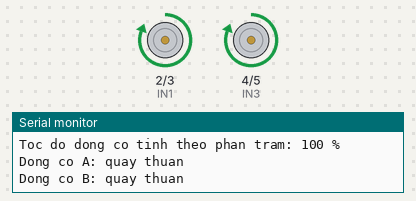
The sketch below on a simulated Arduino Uno, built with avr-gcc and run on an emulated ATmega328P. On the bench: motor-driver pin pairs drawn as motors (green arrow = first pin HIGH = forward, orange = second pin HIGH = backward, longer = more drive, scaled by the enable pin), the last lines printed to the serial monitor.

Above: at 2.5 s.
At 7.5 s:
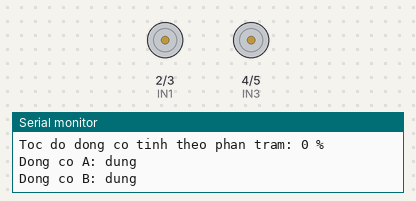
At 17.6 s:
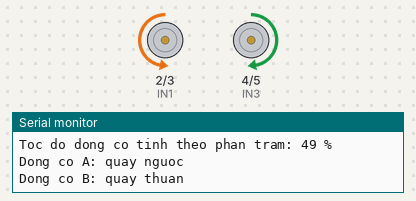
At 27.7 s:
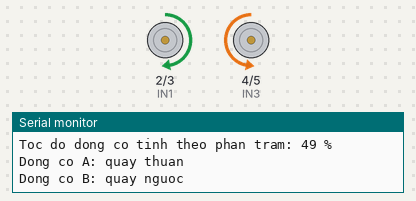
Timing chart, 0 to 39.3 s (numbered marks = the images above):
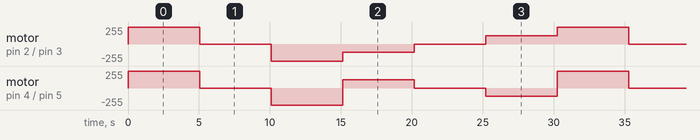

Measured:
- by itself, motor on pin 2 (IN1) / pin 3 (IN2): repeats every 30.3 s: stopped 5.0 s, backward 255/255 5.0 s, backward 127/255 5.0 s, stopped 5.0 s, forward 127/255 5.0 s, forward 255/255 5.0 s
- by itself, motor on pin 4 (IN3) / pin 5 (IN4): repeats every 30.3 s: stopped 5.0 s, backward 255/255 5.0 s, forward 127/255 5.0 s, stopped 5.0 s, backward 127/255 5.0 s, forward 255/255 5.0 s

The sketch:

ND17_Dong_co_DC_va_L298N.ino
```cpp
const byte IN1 = 2;
const byte IN2 = 3;
const byte IN3 = 4;
const byte IN4 = 5;
const byte ENA = 10;
const byte ENB = 11;

const char* stateA = "";
const char* stateB = "";
int speedA = 0;

void mov(int i1, int i2, int i3, int i4, int eA, int eB) {
  digitalWrite(IN1, i1);
  digitalWrite(IN2, i2);
  digitalWrite(IN3, i3);
  digitalWrite(IN4, i4);

  analogWrite(ENA, eA);
  analogWrite(ENB, eB);

  speedA = eA;

  if (i1 == HIGH && i2 == LOW) stateA = "quay thuan";
  else if (i1 == LOW && i2 == HIGH) stateA = "quay nguoc";
  else stateA = "dung";

  if (i3 == HIGH && i4 == LOW) stateB = "quay thuan";
  else if (i3 == LOW && i4 == HIGH) stateB = "quay nguoc";
  else stateB = "dung";
}

void printStatus() {
  int percent = speedA * 100 / 255;

  Serial.println("-------------------");
  Serial.print("Toc do dong co tinh theo phan tram: ");
  Serial.print(percent);
  Serial.println(" %");

  Serial.print("Dong co A: ");
  Serial.println(stateA);

  Serial.print("Dong co B: ");
  Serial.println(stateB);
}

void setup() {
  Serial.begin(9600);

  pinMode(IN1, OUTPUT);
  pinMode(IN2, OUTPUT);
  pinMode(IN3, OUTPUT);
  pinMode(IN4, OUTPUT);
  pinMode(ENA, OUTPUT);
  pinMode(ENB, OUTPUT);
}

void loop() {
  int speedMax = 255;
  int speed50 = 127;

  mov(HIGH, LOW, HIGH, LOW, speedMax, speedMax);
  printStatus();
  delay(5000);

  mov(LOW, LOW, LOW, LOW, 0, 0);
  printStatus();
  delay(5000);

  mov(LOW, HIGH, LOW, HIGH, speedMax, speedMax);
  printStatus();
  delay(5000);

  mov(LOW, HIGH, HIGH, LOW, speed50, speed50);
  printStatus();
  delay(5000);

  mov(LOW, LOW, LOW, LOW, 0, 0);
  printStatus();
  delay(5000);

  mov(HIGH, LOW, LOW, HIGH, speed50, speed50);
  printStatus();
  delay(5000);
}
```
